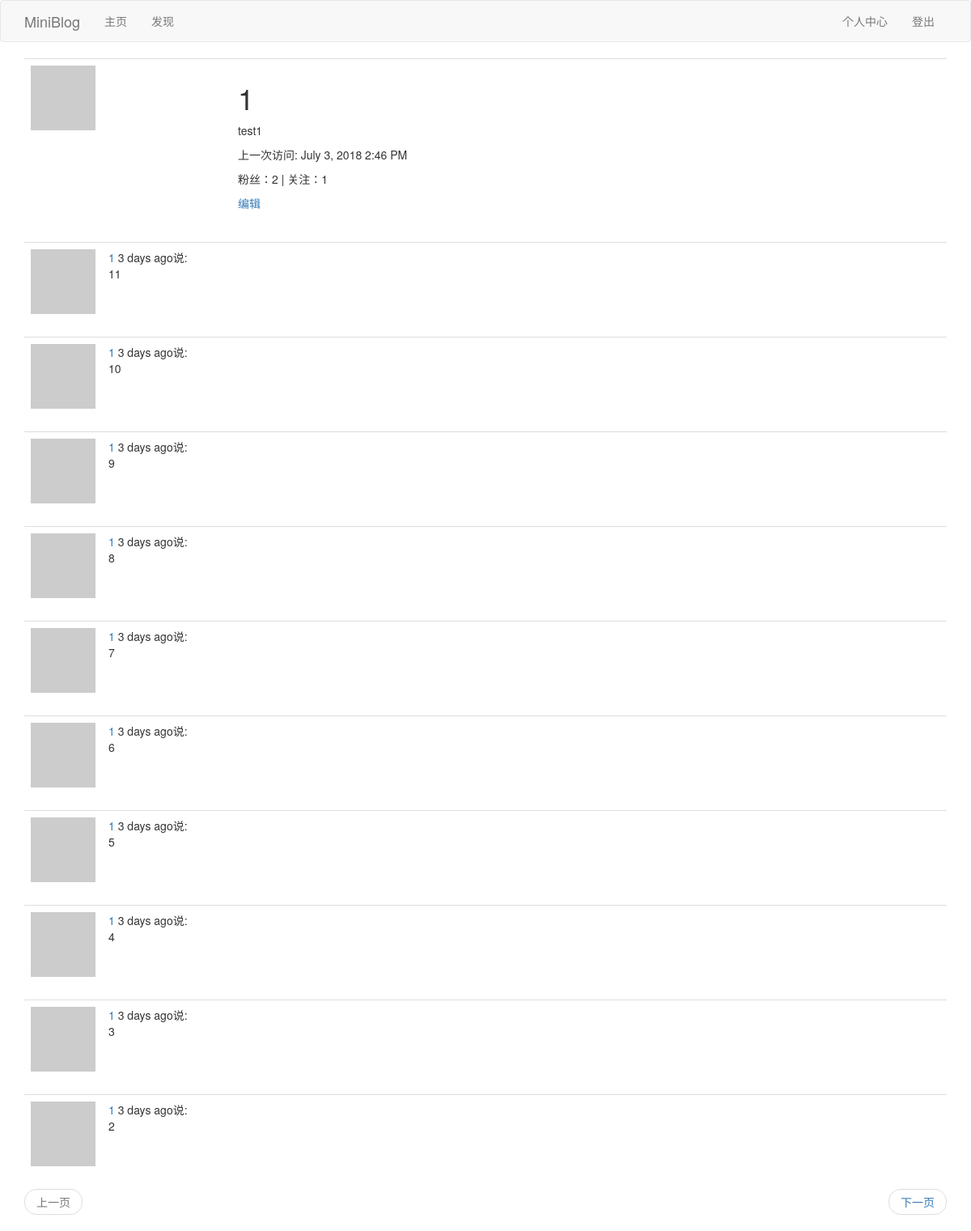
/user/1 (signed in), run on the app's committed database.
### app/models.py (models this page shows, shortened)
class User(UserMixin,db.Model):
	__tablename__ = 'user'
	id = db.Column(db.Integer,primary_key=True)
	username = db.Column(db.String(64),index=True,unique=True)
	email = db.Column(db.String(64),index=True,unique=True)
	password_hash = db.Column(db.String(128))
	posts = db.relationship('Post',backref='author',lazy='dynamic')
	about_me = db.Column(db.String(140))
	last_seen = db.Column(db.DateTime,default=datetime.utcnow)
	def __repr__(self):
		return '<User {}'.format(self.username)
	__str__ = __repr__
	def avatar(self,size):
		digest = md5(self.email.lower().encode('utf-8')).hexdigest()
		return r'https://www.gravatar.com/avatar/{}?d=identicon&s={}'.format(digest,size)
	followed = db.relationship("User",secondary=followers,
		primaryjoin=(followers.c.follower_id == id),
		secondaryjoin=(followers.c.followed_id == id),
		backref=db.backref('followers',lazy='dynamic'),lazy='dynamic'
		)

class Post(db.Model):
    id = db.Column(db.Integer, primary_key=True)
    body = db.Column(db.String(140))
    timestamp = db.Column(db.DateTime, index=True, default=datetime.utcnow)
    user_id = db.Column(db.Integer, db.ForeignKey('user.id'))

### app/views.py (the view)
@app.route('/user/<username>')
@login_required
def user(username):
	user = User.query.filter_by(username=username).first_or_404()
	page = request.args.get('page',1,type=int)
	posts = user.posts.order_by(Post.timestamp.desc()).paginate(
		page,app.config['POSTS_PER_PAGE'],False)
	next_url = url_for('user',username=username,page=posts.next_num) if posts.has_next else None
	prev_url = url_for('user',username=username,page=posts.prev_num) if posts.has_prev else None
	return render_template('user.html',user=user,posts=posts.items,next_url=next_url, prev_url=prev_url)

### app/models.py (called while the page is built)
@login.user_loader
def load_user(id):
	return User.query.get(int(id))

### app/views.py (called while the page is built)
@app.before_request
def before_request():
	if current_user.is_authenticated:
		current_user.last_seen = datetime.utcnow()
		db.session.commit()

### app/templates/user.html
{% extends "base.html" %}
{% block app_content %}
	<table class="table table-hover">
        <tr>
            <td width="256px"><img src="{{ user.avatar(256) }}"></td>
            <td>
            	<h1>{{ user.username }}</h1>
            	{% if user.about_me %}<p>{{ user.about_me }}</p>{% endif %}
                {% if user.last_seen %}<p>上一次访问: {{ moment(user.last_seen).format('LLL') }}</p>{% endif %}
                <p>粉丝：{{ user.followers.count() }} | 关注：{{ user.followed.count() }} </p>
                {% if user == current_user %}
                    <p><a href="{{ url_for('edit_profile') }}">编辑</a></p>
                {% elif current_user.is_following(user) %}
                    <p><a href="{{ url_for('unfollow', username=user.username) }}">取消关注</a></p>
                {% else %}
                    <p><a href="{{ url_for('follow', username=user.username) }}">点击关注</a></p>
                {% endif %}
            </td>
        </tr>
    </table>
	{% for post in posts %}
		{% include "_post.html" %}
	{% endfor %}
    {% include "_pagination.html" %}
{% endblock %}

### app/templates/_post.html
    <table class="table table-hover">
        <tr>
            <td width="70px">
                <a href="{{ url_for('user', username=post.author.username) }}">
                    <img src="{{ post.author.avatar(70) }}" />
                </a>
            </td>
            <td>
                <a href="{{ url_for('user', username=post.author.username) }}">
                    {{ post.author.username }}
                </a>
                {{ moment(post.timestamp).fromNow() }}说:
                <br>
                {{ post.body }}
            </td>
        </tr>
    </table>

### data on the page
User: username "1", about_me "test1", last_seen "July 3, 2018 2:46 PM"
Post: author.username "1", timestamp "3 days ago", body "11"
Post: author.username "1", timestamp "3 days ago", body "10"
Post: author.username "1", timestamp "3 days ago", body "9"
Post: author.username "1", timestamp "3 days ago", body "8"
Post: author.username "1", timestamp "3 days ago", body "7"
Post: author.username "1", timestamp "3 days ago", body "6"
Post: author.username "1", timestamp "3 days ago", body "5"
Post: author.username "1", timestamp "3 days ago", body "4"
Post: author.username "1", timestamp "3 days ago", body "3"
Post: author.username "1", timestamp "3 days ago", body "2"

### other printed values
{{ user.followers.count() }} "2"
{{ user.followed.count() }} "1"
